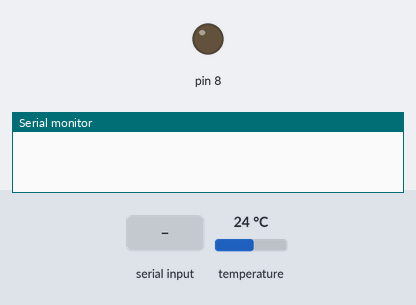
Simulated run of this sketch. Board: Arduino Uno, built with avr-gcc and run on an emulated ATmega328P. Shown: output pins drawn as LEDs (lit = HIGH), the last lines printed to the serial monitor. Inputs (shaded band) come from the test bench; at power-on: temperature 24 °C.

Above: at 1.2 s.
1.3 s: "1\n" received over Serial
At 7.5 s:
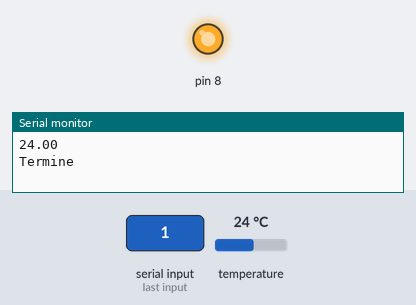
Timing chart, 0 to 9.0 s (numbered marks = the images above; inputs shaded):
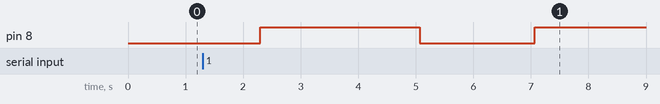

Measured:
- after the input at 1.3 s, pin 8: LOW → HIGH after 1.0 s, → LOW 2.8 s later, → HIGH 2.0 s later

The sketch:

sketch_dec30a.ino
```cpp
int num = 0;
//Include libraries
#include <OneWire.h>
#include <DallasTemperature.h>

// Data wire is plugged into pin 2 on the Arduino
#define ONE_WIRE_BUS 2
// Setup a oneWire instance to communicate with any OneWire devices (not just Maxim/Dallas temperature ICs)
OneWire oneWire(ONE_WIRE_BUS);
// Pass our oneWire reference to Dallas Temperature.
DallasTemperature sensors(&oneWire);

void setup() {
  Serial.begin(115200);
  while (!Serial);
  pinMode(8, OUTPUT);
  sensors.begin();
  // Serial.println("Hola");
}
void loop() {
  readSerialPort();
  delay(1000);
  if(num == 100){
    Serial.flush();
    Serial.println("Hola");
  }
  if(num == 1 || num==2 || num == 3){
    digitalWrite(8, HIGH);
    sendData(num);
    // while(num !=300){
    //   readSerialPort();
    //   if(num ==0){
    //     num = 200;
    //   }
    //   digitalWrite(8, HIGH);
    //   sendData(num);
    // }
    delay(1000);
    digitalWrite(8, LOW);
    delay(2000);
    digitalWrite(8, HIGH);
    Serial.println("Termine");
  }
  if(num == 300){
    digitalWrite(8, LOW);
    Serial.println(355);
  }

}
void readSerialPort() {
  //num = 0;

  while(!Serial.available());
  num = Serial.parseInt();
}

void sendData(int val) {
  //Serial.println(val);
  sensors.requestTemperatures();
  Serial.println(sensors.getTempCByIndex(0)); // Why "byIndex"? You can have more than one IC on the same bus. 0 refers to the first IC on the wire
  //Update value every 1 sec.
  delay(1000);
  //write data
}
```
